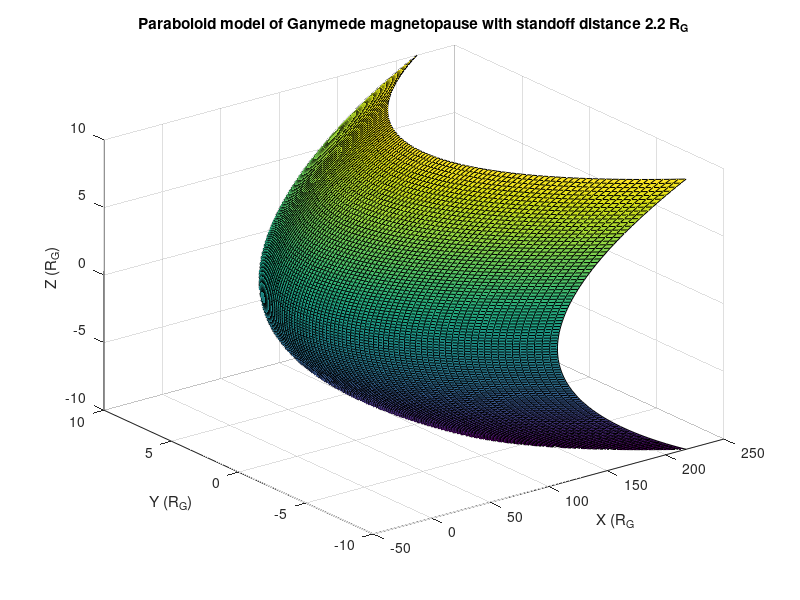

This figure's MATLAB source: (Note: this script raises an error after producing the figure.)
% Description: An analytical model to evaluate the possibility of
% reconnection onset at Ganymede's magnetopause with variation in upstream
% Jovian plasma sheet conditions (plasma velocity, plasma density, magnetic 
% field strength)

% Initial Goal: Use a constant set of upstream parameters
% Eventual Goal: Vary upstream parameters (at least 5 iterations: above,
% intermediate above, inside, intermediate below, and below Jovian plasma
% sheet)

clc
close all 
clear all

% define constants 
pmass = 1.67*10^-27; % (kg) proton mass
emass = 9.109 * 10^-31; % (kg) electron mass
q = -1.602*10^-19; % (C) electron charge
mu_0 = 4*pi*10^-7; % (H/m) vacuum permeability
k_b = 1.38*10^-23; % (JK-1) Boltzmann's constant
gamma = 5/3; % (dimensionless) used in sonic mach number calculation

% define upstream parameters
v_j = 400 *10^3; % (m/s) Jovian plasma velocity
% rho_j = [] % (kg/m^3) Jovian plasma density - number density * pmass 
% b_j = [] % (T) Jovian magnetic field strength
% b_dir_j = [] % Jovian magnetic field direction (in GPhiO?)

% define moon parameters
% right now these are constant; later some will be varied to match up with
% different orientations of the moon in the PS.
r_g = 2.634*10^6 % (m) Ganymede radius
b_eq_g = 719*10^-9 % (T) Ganymede equatorial B field strength 
b_dir_g = [1 1 1] % Ganymede B field direction vector
% rho_g = % (kg/m^3) Ganymede plasma density 
% plasma_beta_g = % plasma beta value at Ganymede

% This will eventually be calculated in the code for varying upstream
% parameters(?), but for now, using a constant
mp = 2.2 % (in r_g) magnetopause standoff distance IN plasma sheet using jovianden = 56 amu/cm^3

%% Volume 
% Currently using a plasma density value of 56 amu/cm^3 corresponding to a
% position inside the Jovian plasma sheet. Eventually plan to add other
% values corresponding to different locations wrt the PS.

% get 2D (y,z) GPhiO coordinates and use to create paraboloid meshgrid
% goal: to extract these from data (using rough estimates for now)
n = 101
y = linspace(-10,10,n)
z = linspace(-10,10,n)

% paraboloid magnetopause surface - from Donaldson et al. 2024, derived
% from Cooling et al. 2001:
% Y^2 + Z^2 = 2mp(X+mp)
% rearrange to find X:
% (Y^2 + Z^2 - mp)/2mp = X
[Y,Z] = meshgrid(y,z)
X = (Y.^2 + Z.^2 - mp)/2*mp

% paraboloids on either side of mpause 
% mp1 = mp - 0.3
% mp2 = mp + 0.3
% p1 = (Y2.^2 + Z2.^2 - mp1)/2*mp1
% p2 = (Y2.^2 + Z2.^2 - mp2)/2*mp2

% plot using surf(x,y,z) function, which represents each value in matrix Z as the height of a surface above x-y plane.
figure
paraboloid = surf(X,Y,Z)
title('Paraboloid model of Ganymede magnetopause with standoff distance 2.2 R_G')
xlabel('X (R_G')
ylabel('Y (R_G)')
zlabel('Z (R_G)')
grid on

% find normal vector to the paraboloid
[nx,ny,nz] = surfnorm(paraboloid,Y,Z)

% Now check each conditional to determine if reconnection is possible or
% prohibited.
% Onset condition 1: diamagnetic drift condition. 

% Onset condition 2: flow shear onset condition. 